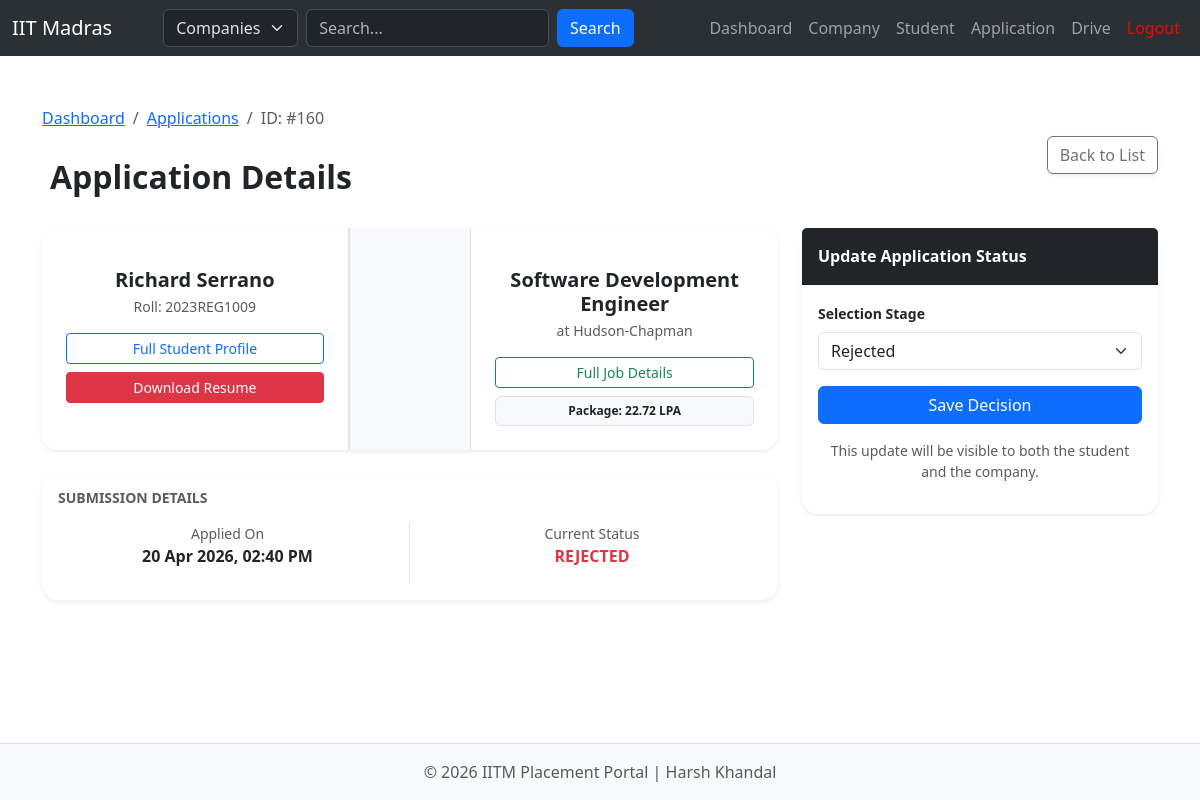
Page /admin/view/application/160 (signed in) on the committed database.
### main/models/application.py (models this page shows)
class Application(db.Model):
    __tablename__='application'
    id = db.Column(db.Integer, primary_key=True)
    student_id = db.Column(db.Integer, db.ForeignKey('student.id'), nullable=False)
    drive_id = db.Column(db.Integer, db.ForeignKey('drive.id'), nullable=False)
    applied_at = db.Column(db.DateTime, default=db.func.now())
    status = db.Column(db.String(20)) # Applied / Shortlisted / Selected / Rejected
    student_details = db.relationship("Student", backref=db.backref("stu_application"))
    drive_details = db.relationship("Drive", backref=db.backref("job_application"))

### main/models/student.py (models this page shows)
class Student(db.Model):
    __tablename__='student'
    id = db.Column(db.Integer, primary_key=True)
    user_id = db.Column(db.Integer, db.ForeignKey('users.id'), nullable=False)
    fname = db.Column(db.String(20))
    lname = db.Column(db.String(20))
    roll = db.Column(db.String(10), unique=True)
    email = db.Column(db.String(100))
    phone = db.Column(db.String(15))
    cgpa = db.Column(db.Float)
    graduation_year = db.Column(db.Integer)
    degree_field = db.Column(db.String(50))
    batch = db.Column(db.Integer)
    skills = db.Column(db.Text)
    bio = db.Column(db.Text)
    resume = db.Column(db.String(255))
    github = db.Column(db.String(255))
    linkedin = db.Column(db.String(255))
    portfolio = db.Column(db.String(255))
    status = db.Column(db.String(20), default='approved') # Newly Added so that admin can blacklist students too; Values: approved, blacklisted
    user = db.relationship("Users", backref=db.backref("student_data", uselist=False))

### main/models/drive.py (models this page shows)
class Drive(db.Model):
    __tablename__='drive'
    id = db.Column(db.Integer, primary_key=True)
    company_id = db.Column(db.Integer, db.ForeignKey('company.id'), nullable=False)
    title = db.Column(db.String(30), nullable=False)
    description = db.Column(db.Text)
    requirements = db.Column(db.Text)
    package = db.Column(db.Float)
    deadline = db.Column(db.Date)
    status = db.Column(db.String(20), default='pending', nullable=False) # Values : pending, approved, rejected and closed
    company_details = db.relationship("Company", backref=db.backref("jobs"))

### main/models/company.py (models this page shows)
class Company(db.Model):
    __tablename__='company'
    id = db.Column(db.Integer, primary_key=True)
    user_id = db.Column(db.Integer, db.ForeignKey('users.id'), nullable=False)
    name = db.Column(db.String(25))
    logo = db.Column(db.String(255), default='default_logo.png')
    industry = db.Column(db.String(50))
    short_desc = db.Column(db.String(255))
    description = db.Column(db.Text)
    location = db.Column(db.String(100))
    hr_contact = db.Column(db.String(30))
    email = db.Column(db.String(100))
    employees_count = db.Column(db.String(20))
    website = db.Column(db.String(75))
    status = db.Column(db.String(20), default='pending') # Previously it was is_approved(Boolean), now converted to status, Possible Values: pending, approved, rejected, blacklisted
    user = db.relationship("Users", backref=db.backref("company_data", uselist=False))

### main/routes/admin.py (the view)
@admin.route('/view/<string:category>/<int:id>', methods=['GET', 'POST'])
@login_required
@admin_required
def view(category, id):
    item = None
    if category == 'company':
        item = Company.query.get(id)
    elif category == 'student':
        item = Student.query.get(id)
    elif category == 'drive':
        item = Drive.query.get(id)
    elif category == 'application':
        item = Application.query.get(id)
    if request.method=='POST':
        new_status = request.form.get('status')
        if new_status:
            item.status=new_status
            db.session.commit()
            return redirect(url_for('admin.view', category=category, id=id))
    return render_template(f'admin/view/view_{category}.html', item=item)

### main/__init__.py (called while the page is built)
def create_app():
    app=Flask(__name__)
    app.config['SQLALCHEMY_DATABASE_URI'] = 'sqlite:///placement.db'
    db.init_app(app)
    app.config['SECRET_KEY'] = 'Harsh_K_12345'
    login_manager = LoginManager()
    login_manager.login_view = 'auth.login'
    login_manager.init_app(app)
    app.register_blueprint(auth, url_prefix='/')
    app.register_blueprint(student, url_prefix='/')
    app.register_blueprint(admin, url_prefix='/admin')
    app.register_blueprint(company, url_prefix='/company')
    @login_manager.user_loader
    def load_user(user_id):
        return Users.query.get(int(user_id))
    return app

### main/templates/admin/view/view_application.html (shortened to what this page needs)
{% extends "base.html" %}
{% block content %}
<div class="container mt-4 mb-5">
    <div class="d-flex justify-content-between align-items-center mb-4">
        <div>
            <nav aria-label="breadcrumb">
                <ol class="breadcrumb mb-1">
                    <li class="breadcrumb-item"><a href="{{ url_for('admin.admin_dash') }}">Dashboard</a></li>
                    <li class="breadcrumb-item"><a href="{{ url_for('admin.application') }}">Applications</a></li>
                    <li class="breadcrumb-item active">ID: #{{ item.id }}</li>
                </ol>
            </nav>
            <br>
            <h2 class="fw-bold text-dark">Application Details</h2>
        </div>
        <a href="{{ url_for('admin.application') }}" class="btn btn-outline-secondary shadow-sm">
             Back to List
        </a>
    </div>
    <div class="row">
        <div class="col-md-8">
            <div class="card shadow-sm border-0 rounded-4 mb-4 overflow-hidden">
                <div class="card-body p-0">
                    <div class="row g-0">
                        <div class="col-md-5 p-4 text-center border-end bg-white">
                            <h5 class="fw-bold mb-1">{{ item.student_details.fname }} {{ item.student_details.lname }}</h5>
                            <p class="text-muted small mb-3">Roll: {{ item.student_details.roll }}</p>
                            <div class="d-grid gap-2">
                                <a href="{{ url_for('admin.view', category='student', id=item.student_id) }}" class="btn btn-sm btn-outline-primary">
                                    Full Student Profile
                                </a>
                                <a href="{{ item.student_details.resume }}" target="_blank" class="btn btn-sm btn-danger">
                                     Download Resume
                                </a>
                            </div>
                        </div>
                        <div class="col-md-2 d-none d-md-flex align-items-center justify-content-center bg-light border-start border-end">
                        </div>
                        <div class="col-md-5 p-4 text-center bg-white">
                            <h5 class="fw-bold mb-1">{{ item.drive_details.title }}</h5>
                            <p class="text-muted small mb-3">at {{ item.drive_details.company_details.name }}</p>
                            <div class="d-grid gap-2">
                                <a href="{{ url_for('admin.view', category='drive', id=item.drive_id) }}" class="btn btn-sm btn-outline-success">
                                    Full Job Details
                                </a>
                                <div class="badge bg-light text-dark border p-2">
                                    Package: {{ item.drive_details.package }} LPA
                                </div>
                            </div>
                        </div>
                    </div>
                </div>
            </div>
            <div class="card shadow-sm border-0 rounded-4">
                <div class="card-body">
                    <h6 class="fw-bold text-uppercase small text-muted mb-3">Submission Details</h6>
                    <div class="row text-center">
                        <div class="col-6 border-end">
                            <p class="text-muted small mb-0">Applied On</p>
                            <p class="fw-bold">{{ item.applied_at.strftime('%d %b %Y, %I:%M %p') }}</p>
                        </div>
                        <div class="col-6">
                            <p class="text-muted small mb-0">Current Status</p>
                            <p class="fw-bold text-uppercase
                                {% if item.status == 'selected' %}text-success
                                {% elif item.status == 'rejected' %}text-danger
                                {% else %}text-primary{% endif %}">
                                {{ item.status }}
                            </p>
                        </div>
                    </div>
                </div>
            </div>
        </div>
        <div class="col-md-4">
            <div class="card shadow-sm border-0 rounded-4 mb-4">
                <div class="card-header bg-dark text-white fw-bold py-3">Update Application Status</div>
                <div class="card-body">
                    <form method="POST">
                        <label class="form-label small fw-bold">Selection Stage</label>
                        <select name="status" class="form-select mb-3">
                            <option value="rejected" {% if item.status == 'rejected' %}selected{% endif %}>Rejected</option>
                        </select>
                        <button type="submit" class="btn btn-primary w-100 mb-2">Save Decision</button>
                    </form>
                    <p class="text-muted small text-center mt-2">
                        This update will be visible to both the student and the company.
                    </p>
                </div>
            </div>
        </div>
    </div>
</div>
{% endblock %}

### rows in the picture
Application: id "160", applied_at "20 Apr 2026, 02:40 PM", status "REJECTED", status "Rejected"
Student: student_details.fname "Richard", student_details.lname "Serrano", student_details.roll "2023REG1009"
Drive: drive_details "Software Development Engineer", drive_details.package "22.72"
Company: drive_details.company_details.name "Hudson-Chapman"
